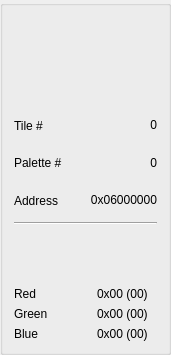
<?xml version="1.0" encoding="UTF-8"?>
<ui version="4.0">
 <class>AssetTile</class>
 <widget class="QGroupBox" name="AssetTile">
  <property name="geometry">
   <rect>
    <x>0</x>
    <y>0</y>
    <width>171</width>
    <height>355</height>
   </rect>
  </property>
  <property name="sizePolicy">
   <sizepolicy hsizetype="Fixed" vsizetype="Preferred">
    <horstretch>0</horstretch>
    <verstretch>0</verstretch>
   </sizepolicy>
  </property>
  <property name="windowTitle">
   <string>AssetTile</string>
  </property>
  <property name="title">
   <string/>
  </property>
  <layout class="QVBoxLayout" name="verticalLayout">
   <item alignment="Qt::AlignHCenter">
    <widget class="QGBA::Swatch" name="preview" native="true">
     <property name="minimumSize">
      <size>
       <width>87</width>
       <height>87</height>
      </size>
     </property>
    </widget>
   </item>
   <item>
    <layout class="QHBoxLayout" name="horizontalLayout">
     <item>
      <widget class="QLabel" name="label">
       <property name="text">
        <string>Tile #</string>
       </property>
      </widget>
     </item>
     <item>
      <widget class="QLabel" name="tileId">
       <property name="text">
        <string>0</string>
       </property>
       <property name="alignment">
        <set>Qt::AlignRight|Qt::AlignTrailing|Qt::AlignVCenter</set>
       </property>
       <property name="textInteractionFlags">
        <set>Qt::LinksAccessibleByMouse|Qt::TextSelectableByMouse</set>
       </property>
      </widget>
     </item>
    </layout>
   </item>
   <item>
    <layout class="QHBoxLayout" name="horizontalLayout_4">
     <item>
      <widget class="QLabel" name="label_2">
       <property name="text">
        <string>Palette #</string>
       </property>
      </widget>
     </item>
     <item>
      <widget class="QLabel" name="paletteId">
       <property name="text">
        <string>0</string>
       </property>
       <property name="alignment">
        <set>Qt::AlignRight|Qt::AlignTrailing|Qt::AlignVCenter</set>
       </property>
      </widget>
     </item>
    </layout>
   </item>
   <item>
    <layout class="QHBoxLayout" name="horizontalLayout_2">
     <item>
      <widget class="QLabel" name="label_3">
       <property name="text">
        <string>Address</string>
       </property>
      </widget>
     </item>
     <item>
      <widget class="QLabel" name="address">
       <property name="text">
        <string>0x06000000</string>
       </property>
       <property name="alignment">
        <set>Qt::AlignRight|Qt::AlignTrailing|Qt::AlignVCenter</set>
       </property>
       <property name="textInteractionFlags">
        <set>Qt::LinksAccessibleByMouse|Qt::TextSelectableByMouse</set>
       </property>
      </widget>
     </item>
    </layout>
   </item>
   <item>
    <widget class="Line" name="line">
     <property name="orientation">
      <enum>Qt::Horizontal</enum>
     </property>
    </widget>
   </item>
   <item alignment="Qt::AlignHCenter">
    <widget class="QGBA::Swatch" name="color" native="true">
     <property name="sizePolicy">
      <sizepolicy hsizetype="Preferred" vsizetype="Preferred">
       <horstretch>0</horstretch>
       <verstretch>0</verstretch>
      </sizepolicy>
     </property>
     <property name="minimumSize">
      <size>
       <width>50</width>
       <height>50</height>
      </size>
     </property>
    </widget>
   </item>
   <item>
    <layout class="QHBoxLayout" name="horizontalLayout_3">
     <item>
      <layout class="QVBoxLayout" name="verticalLayout_9">
       <item>
        <widget class="QLabel" name="label_4">
         <property name="text">
          <string>Red</string>
         </property>
        </widget>
       </item>
       <item>
        <widget class="QLabel" name="label_5">
         <property name="text">
          <string>Green</string>
         </property>
        </widget>
       </item>
       <item>
        <widget class="QLabel" name="label_6">
         <property name="text">
          <string>Blue</string>
         </property>
        </widget>
       </item>
      </layout>
     </item>
     <item>
      <layout class="QVBoxLayout" name="verticalLayout_10">
       <property name="leftMargin">
        <number>8</number>
       </property>
       <item>
        <widget class="QLabel" name="r">
         <property name="text">
          <string>0x00 (00)</string>
         </property>
        </widget>
       </item>
       <item>
        <widget class="QLabel" name="g">
         <property name="text">
          <string>0x00 (00)</string>
         </property>
        </widget>
       </item>
       <item>
        <widget class="QLabel" name="b">
         <property name="text">
          <string>0x00 (00)</string>
         </property>
        </widget>
       </item>
      </layout>
     </item>
    </layout>
   </item>
  </layout>
 </widget>
 <customwidgets>
  <customwidget>
   <class>QGBA::Swatch</class>
   <extends>QWidget</extends>
   <header>Swatch.h</header>
   <container>1</container>
  </customwidget>
 </customwidgets>
 <resources/>
 <connections/>
</ui>
